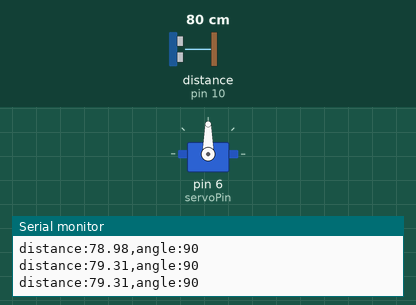
Recording of a sketch running on a simulated Arduino Uno, built with avr-gcc and run on an emulated ATmega328P. On the bench: servo, the last lines printed to the serial monitor. Wiring (inferred from the names in the program): ultrasonic range finder: trigger pin 9; echo pin 10. The inputs (shaded band) are chosen by the test bench; at power-on: distance to the obstacle (sensor on pin 10) 80 cm. The echo pulse lasts 58.3 µs per cm.

Above: at 2.2 s.
2.3 s: distance to the obstacle (sensor on pin 10) set to 18 cm
3.8 s: distance to the obstacle (sensor on pin 10) set to 14 cm
At 4.4 s:
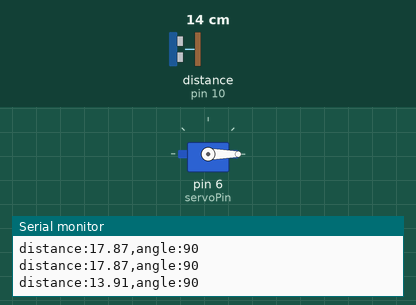
5.5 s: distance to the obstacle (sensor on pin 10) set to 12 cm
7.0 s: distance to the obstacle (sensor on pin 10) set to 9 cm
At 8.2 s:
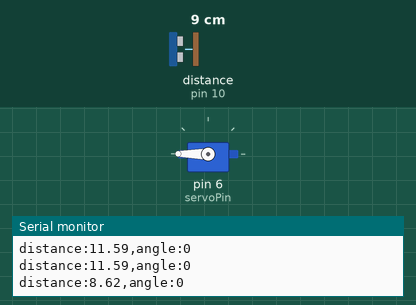
10.0 s: distance to the obstacle (sensor on pin 10) set to 35 cm
At 10.8 s:
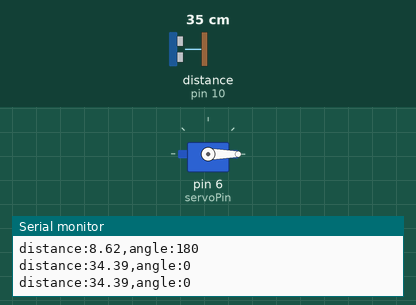
11.5 s: distance to the obstacle (sensor on pin 10) set to 2 cm
At 12.1 s:
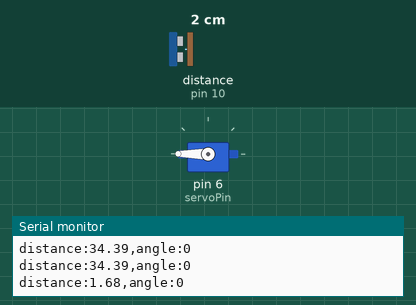
Timing chart, 0 to 15.5 s (numbered marks = the images above; inputs shaded):
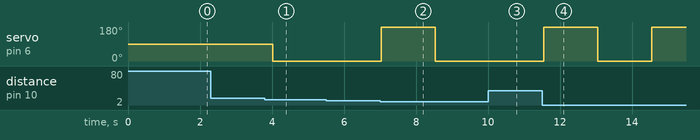

The sketch:

rs_proj1.ino
```cpp
#include <Servo.h>

const int trigPin = 9;
const int echoPin = 10;
const int servoPin = 6;

Servo myServo;

long duration;
float distance;
int currentDirection = 90;
bool turnedAway = false;

void setup() {
  Serial.begin(9600);
  myServo.attach(servoPin);
  pinMode(trigPin, OUTPUT);
  pinMode(echoPin, INPUT);
  myServo.write(currentDirection);
  delay(1000);
}

void loop() {
  distance = getDistance();

  // Send data in structured format
  Serial.print("distance:");
  Serial.print(distance);
  Serial.print(",angle:");
  Serial.println(currentDirection);

  if (!turnedAway && distance > 0 && distance < 15) {
    currentDirection = (currentDirection == 90) ? 0 : 180;
    myServo.write(currentDirection);
    turnedAway = true;
    delay(1000);
  }
  else if (turnedAway && distance > 0 && distance < 10) {
    currentDirection = (currentDirection == 0) ? 180 : 0;
    myServo.write(currentDirection);
    delay(1000);
  }

  delay(500);
}

float getDistance() {
  digitalWrite(trigPin, LOW);
  delayMicroseconds(2);
  digitalWrite(trigPin, HIGH);
  delayMicroseconds(10);
  digitalWrite(trigPin, LOW);

  duration = pulseIn(echoPin, HIGH, 30000);
  if (duration == 0) return -1;
  return duration * 0.034 / 2;
}
```

Measured:
- the behaviour switches between 16 and 15 cm on distance to the obstacle (sensor on pin 10) (found by bisection; images 0 and 1)
- the behaviour switches between 11 and 10 cm on distance to the obstacle (sensor on pin 10) (found by bisection; images 1 and 2)
- after the input at 3.8 s, servo on pin 6 (servoPin): 90° → 0° after 0.23 s
- after the input at 7.0 s, servo on pin 6 (servoPin): 0° → 180° at once, → 0° 1.5 s later
- after the input at 10.0 s, servo on pin 6 (servoPin): stays 0° (without the input it goes to 180° after 0.04 s)
- after the input at 11.5 s, servo on pin 6 (servoPin): 0° → 180° after 0.05 s, → 0° 1.5 s later, → 180° 1.5 s later
